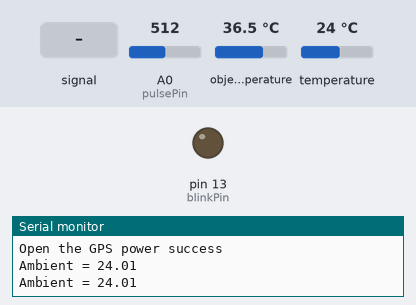
Bench run of a sketch on a simulated Arduino Uno, built with avr-gcc and run on an emulated ATmega328P. Parts: output pins drawn as LEDs (lit = HIGH), the last lines printed to the serial monitor. The test bench sets the inputs (shaded band); at power-on: A0 (pulsePin) = 512, object temperature 36.5 °C, temperature 24 °C. The modem accepts every AT command (registered, SIM ready, sends succeed) and sends nothing else.

Above: at 2.7 s.
2.8 s: A0 (pulsePin) fed a 200 Hz sine of ±81 counts around its level
6.3 s: A0 (pulsePin) set to 522
At 7.0 s:
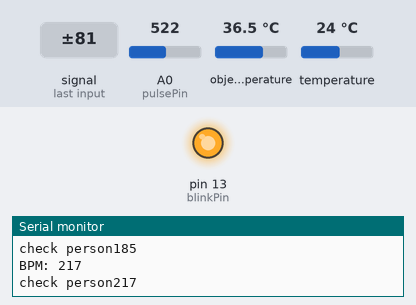
7.8 s: object temperature set to 35.3 °C
9.3 s: object temperature set to 34.7 °C
12.5 s: A0 (pulsePin) set to 511
At 13.2 s:
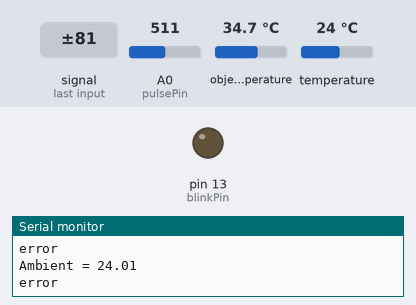
14.0 s: A0 (pulsePin) set to 530
At 14.8 s:
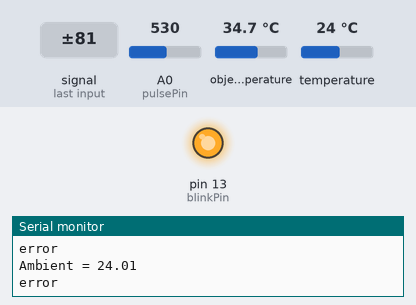
Timing chart, 0 to 16.7 s (numbered marks = the images above; inputs shaded):
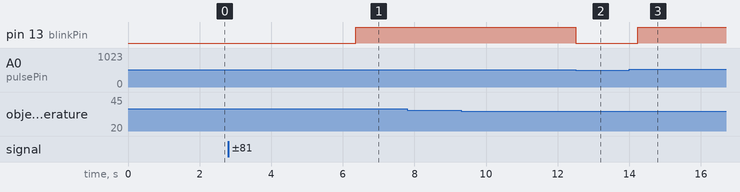

Measured:
- the behaviour switches between 512 and 513 on A0 (pulsePin) (found by bisection; images 0 and 1)
- after the input at 6.3 s, pin 13 (blinkPin): LOW → HIGH after 0.06 s
- after the input at 12.5 s, pin 13 (blinkPin): HIGH → LOW at once
- after the input at 14.0 s, pin 13 (blinkPin): LOW → HIGH after 0.24 s

The sketch:

collectd_pulse_and_temp.ino
```cpp
#include <millisDelay.h>
#include <Wire.h>
#include <Adafruit_MLX90614.h>
#include <DFRobot_sim808.h>
#include <SoftwareSerial.h>


#define PIN_RX    2
#define PIN_TX    3

Adafruit_MLX90614 mlx = Adafruit_MLX90614();
millisDelay mlxDelay;
SoftwareSerial pulse(4,5);
SoftwareSerial mygps(PIN_RX,PIN_TX);
DFRobot_SIM808 sim808(&mygps);//Connect RX,TX,PWR,


/* Heartbeat program */
//volatile used to say this value will change alot so compiler donot confuse and everytime you need this value take it from the memory cause it chanaging donot take form any whereelse
//dol variables ely ana 7tahmam yazbto el shogel

volatile int rate[10];                    // array to hold last ten IBI values (INTER-BEATS INTERVAL)
volatile unsigned long sampleCounter = 0;          // used to determine pulse timing
volatile unsigned long lastBeatTime = 0;           // used to find IBI (unsigned long 32bit from 0 to 4294967295)
volatile int P =512;                      // used to find peak in pulse wave, seeded(el mo3dal el tabe3a bta3to ely btal3 mn el sensor we howa lesa ma2karsh 7aga )
volatile int T = 512;                     // used to find trough in pulse wave, seeded (b3d el threeshold byanzel taeye ll keyma el 3adaya bata3to  )
volatile int thresh = 520;                // used to find instant moment of heart beat, seeded (peak single elkamea el3ozma eley hayosala )(threeshold)
volatile int amp = 100;                   // used to hold amplitude of pulse waveform(limit leh), seeded
volatile boolean firstBeat = true;        // used to seed rate array so we startup with reasonable BPM (boolean=true or false)
volatile boolean secondBeat = false;      // used to seed rate array so we startup with reasonable BPM
int var = 0;
unsigned long milli0;     //(value arduino give to us its know globaly...actually the number of milliseconds since the program started untill now it change after each reading is new start )
unsigned long milli1;  //(value arduino give to us its know globaly......this one the initial start time)

int pulsePin = 0;                 // Pulse Sensor purple wire connected to analog pin 0 (A0)
int blinkPin = 13;                // pin to blink led at each beat(led in arduino blink every time we get a value)
int ms = 2;    //for BPM

// Volatile Variables, used in the interrupt service routine!
//dol el 7agat ely hattqury men el sensor
volatile int BPM;                   // int that holds raw Analog in 0. updated every 2mS (el signal el hat2raha heya BPM kol 2 mes  el mowasat ll 10 karyat)
volatile int Signal;                // holds the incoming raw data (int hold analog signal data straightt from sensor updated every 2 ms)
volatile int IBI = 600;             // int that holds the time interval between beats! Must be seeded! (....int to hold time interval between beats,2ms resoultion)
volatile boolean Pulse = false;     // "True" when User's live heartbeat is detected. "False" when not a "live beat".
//pulse is (boolean that is true when a heartbeat is sensed then false in time with pin13 goning out)
volatile boolean QS = false;        // becomes true when Arduoino finds a beat.(boolean that is true whenever pulse is found and bpm is update .user must reset)

void setup() {
 Serial.begin(9600);
  Serial.println("Adafruit MLX90614 test");

   mlx.begin();
  mlxDelay.start(1000);
pinMode(blinkPin, OUTPUT);
  pinMode(pulsePin, INPUT);    //Heart Rate sensor             // we agree to talk fast!  //set baudrate
  pulse.begin(9600);
    //***************************//
  mygps.begin(9600);
  //******** Initialize sim808 module *************
  while(!sim808.init()) {
      delay(1000);
      Serial.print("Sim808 init error\r\n");
  }

  //************* Turn on the GPS power************
  if( sim808.attachGPS())
      Serial.println("Open the GPS power success");
  else
      Serial.println("Open the GPS power failure");

}
//******************************************//


void loop() {
  heart();
  temp();

if (sim808.getGPS()) {
    Serial.print("latitude :");
    Serial.println(sim808.GPSdata.lat,6);

    Serial.print("longitude :");
    Serial.println(sim808.GPSdata.lon,6);
  }
}
```

gpssm.ino
```cpp

```

heartbeat.ino
```cpp
void heart()
{
  milli0 = millis();  //pewaent time in millisec
  //millis()( Returns the number of milliseconds passed since the Arduino board began running the current program   ...... give number of secound from start program to now)
  if(milli0 - milli1 >= ms)   //(required period passed)
  {
    milli1 = milli0;
   //(to save the current start time very important)
   //(if the condition which pass 2 msec is then find max)
    findMax();
   //(qs incidcate if there is a signal exists then go to serial)
    if(QS == true)
    {
      Serial.print(F("BPM: "));
      Serial.print(BPM);
      Serial.print(F("\n"));
         QS = false;

      if(BPM<60||BPM>150)
      {Serial.print("check person");
        Serial.print(BPM);
      Serial.print(F("\n"));

      //( to return it to initial state)
      }
    }
  }
  if(pulse.available()>0)
{
  pulse.write(BPM);
}
}

void findMax()
{
  Signal = analogRead(pulsePin);              // read the Pulse Sensor
  sampleCounter += ms;                    // keep track of the time in mS with this variable
  //(law kraa mn pin kda yba2a 3ada 2msec store them in sample counter to determine pulse counting)
  int N = sampleCounter - lastBeatTime;       // monitor the time since the last beat to avoid noise
  //(totalbeat counter--time between two beats to avoid noise ...so we get only required pulse)

    //  find the peak and trough of the pulse wave
  if(Signal < thresh && N > (IBI/5)*3){       // avoid dichrotic noise by waiting 3/5 of last IBI (t de ta7t fa 3asan kda momken td7ol 3al el noise)
    if (Signal < T){                        // T is the trough
      T = Signal;                         // keep track of lowest point in pulse wave
    }
  }

  if(Signal > thresh && Signal > P){          // thresh condition helps avoid noise
    P = Signal;                             // P is the peak
  }                                        // keep track of highest point in pulse wave
  //(kda 7asab el kama wl ka3)

  //  NOW IT'S TIME TO LOOK FOR THE HEART BEAT
  // signal surges up in value every time there is a pulse
  if (N > 250){                                   // avoid high frequency noise
    if ( (Signal > thresh) && (Pulse == false) && (N > (IBI/5)*3) ){
      Pulse = true;                               // set the Pulse flag when we think there is a pulse
      digitalWrite(blinkPin,HIGH);                // turn on pin 13 LED
      IBI = sampleCounter - lastBeatTime;         // measure time between beats in mS(total pulse-last one)
      lastBeatTime = sampleCounter;               // keep track of time for next pulse

      if(secondBeat){                        // if this is the second beat, if secondBeat == TRUE
        secondBeat = false;                  // clear secondBeat flag
        for(int i=0; i<=9; i++){             // seed the running total to get a realisitic BPM at startup
          rate[i] = IBI;    //(haedel yakod pulse we y3malaha save we yemsa7a mn el flag 3ashan yakod wa7ada tany l7d ma ybko 10)
        }
      }

      if(firstBeat){                         // if it's the --first time-- we found a beat, if firstBeat == TRUE
        firstBeat = false;                   // clear firstBeat flag
        secondBeat = true;                   // set the second beat flag
        return;                              // IBI value is unreliable so discard it
        //(bya3mal kda 3ashan awal pulsa btege leh mmoken tkon roung awa edek mahzoza fa byakod el taya 3ashan el deka tebka a3ala0)
      }


      // keep a running total of the last 10 IBI values
      word runningTotal = 0;                  // clear the runningTotal variable (word 16 bit unsigned int ya3ney any rakm)

      for(int i=0; i<=8; i++){                // shift data in the rate array
        rate[i] = rate[i+1];                  // and drop the oldest IBI value
        runningTotal += rate[i];              // add up the 9 oldest IBI values
      }

      rate[9] = IBI;                          // add the latest IBI to the rate array
      runningTotal += rate[9];                // add the latest IBI to runningTotal
      runningTotal /= 10;                     // average the last 10 IBI values
      BPM = 60000/runningTotal;               // how many beats can fit into a minute? that's BPM!
      QS = true;                              // set Quantified Self flag
      // QS FLAG IS NOT CLEARED INSIDE THIS ISR (isr interput to sent reading immediately)
      //(kda hasab drabat el alab )
    }
  }

  if (Signal < thresh && Pulse == true){   // when the values are going down, the beat is over
    digitalWrite(blinkPin,LOW);            // turn off pin 13 LED
    Pulse = false;                         // reset the Pulse flag so we can do it again
    amp = P - T;                           // get amplitude of the pulse wave
    thresh = amp/2 + T;                    // set thresh at 50% of the amplitude
    P = thresh;                            // reset these for next time
                                              T = thresh;
        //da ely hayo2fo lma ya2a we kalas hawo2f msec

  }

  if (N > 2500){                           // if 2.5 seconds go by --without-- a beat
    thresh = 512;                          // set thresh default
    P = 512;                               // set P default
    T = 512;                               // set T default
    lastBeatTime = sampleCounter;          // bring the lastBeatTime up to date
    firstBeat = true;                      // set these to avoid noise
    secondBeat = false;                    // when we get the heartbeat back
    //(da ele hay02f0 lwa m7adsh 7atet sbo3a fa mefesh eraya)
  }
}
```

temperture.ino
```cpp
void temp() {
if(mlxDelay.justFinished()){
  Serial.print("Ambient = "); Serial.println(mlx.readAmbientTempC());
  //Serial.print("C\tObject = "); Serial.print(mlx.readObjectTempC()); Serial.println("C");
   if( ( mlx.readObjectTempC()<35 )|| (mlx.readObjectTempC()> 38))
  {
   Serial.println("error");
   //Serial.println();al.print(mlx.readObjectTempF()); Serial.println("F");
  //Serial.print("Ambient = "); Serial.print(mlx.readAmbientTempF());
  // Serial.print("F\tObject = "); Seri
  //delay(500);
 }
  mlxDelay.repeat();
}
}
```
